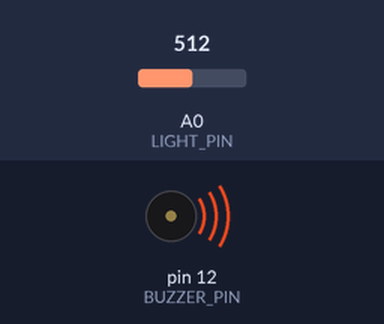
Bench run of a sketch on a simulated Arduino Uno, built with avr-gcc and run on an emulated ATmega328P. Shown: buzzer (waves = sounding). The inputs (shaded band) are chosen by the test bench; at power-on: A0 (LIGHT_PIN) = 512.

Above: at 0.1 s.
Timing chart, 0 to 1.6 s (numbered marks = the images above):
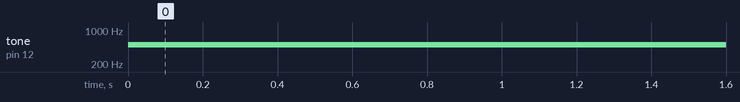

Measured:
- by itself, tone on pin 12 (BUZZER_PIN): silent → 500 Hz at 0.00 s

The sketch:

Challenge02_ThreePitches.ino
```cpp
// Complete example solution for Lesson08, challenge 02.
const int LIGHT_PIN = A0, BUZZER_PIN = 12;
void setup() {
}
void loop() {
  int r = analogRead(LIGHT_PIN);
  int pitch = r<350?300:r<700?500:700;
  tone(BUZZER_PIN, pitch);
  delay(100);
}
```
